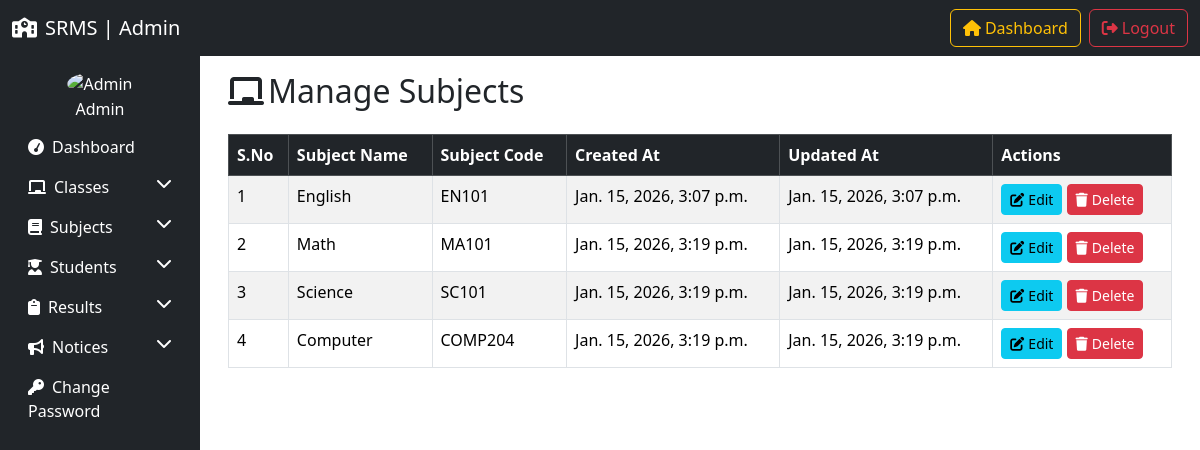
/manage_subjects/ (signed in), run on the app's committed database.
### resultapp/models.py (models this page shows, shortened)
class Subject(models.Model):
    subject_name=models.CharField(max_length=50)
    subject_code=models.CharField(max_length=20)
    created_at=models.DateTimeField(auto_now_add=True)
    updated_at=models.DateTimeField(auto_now=True)

### resultapp/views.py (the view, shortened to what this page needs)
# urls.py: path("manage_subjects/", manage_subjects, name="manage_subjects"),
@login_required
def manage_subjects(request):
    subjects=Subject.objects.all()
    return render(request,'manage_subjects.html',locals())

### resultapp/templates/manage_subjects.html (shortened to what this page needs)
{%extends 'admin_base.html'%}
{%block content%}
<div class="container-fluid">
    <h2 class="mb-4"><i class="fas fa-chalkboard me-1"></i>Manage Subjects</h2>
    <table class="table table-bordered table-striped">
        <thead class="table-dark">
            <tr>
                <th>S.No</th>
                <th>Subject Name</th>
                <th>Subject Code</th>
                <th>Created At</th>
                <th>Updated At</th>
                <th>Actions</th>
            </tr>
        </thead>
        <tbody>
            {%for subject in subjects%}
            <tr>
                <td>{{forloop.counter}}</td>
                <td>{{subject.subject_name}}</td>
                <td>{{subject.subject_code}}</td>
                <td>{{subject.created_at}}</td>
                <td>{{subject.updated_at}}</td>
                <td>
                    <a href="{%url 'edit_subject' subject.id%}" class="btn btn-info btn-sm"><i
                            class="fas fa-edit me-1"></i>Edit</a>
                    <a href="?delete={{subject.id}}"
                        onclick="return confirm('Are you sure you want to delete this subject?')"
                        class="btn btn-danger btn-sm"><i class="fas fa-trash me-1"></i>Delete</a>
                </td>
            </tr>
            {%empty%}
            <tr>
                <td colspan="6" class="text-center">No subjects found</td>
            </tr>
            {%endfor%}
        </tbody>
    </table>
</div>
{%endblock%}

### data on the page
Subject: subject_name "English", subject_code "EN101", created_at "Jan. 15, 2026, 3:07 p.m.", updated_at "Jan. 15, 2026, 3:07 p.m."
Subject: subject_name "Math", subject_code "MA101", created_at "Jan. 15, 2026, 3:19 p.m.", updated_at "Jan. 15, 2026, 3:19 p.m."
Subject: subject_name "Science", subject_code "SC101", created_at "Jan. 15, 2026, 3:19 p.m.", updated_at "Jan. 15, 2026, 3:19 p.m."
Subject: subject_name "Computer", subject_code "COMP204", created_at "Jan. 15, 2026, 3:19 p.m.", updated_at "Jan. 15, 2026, 3:19 p.m."
